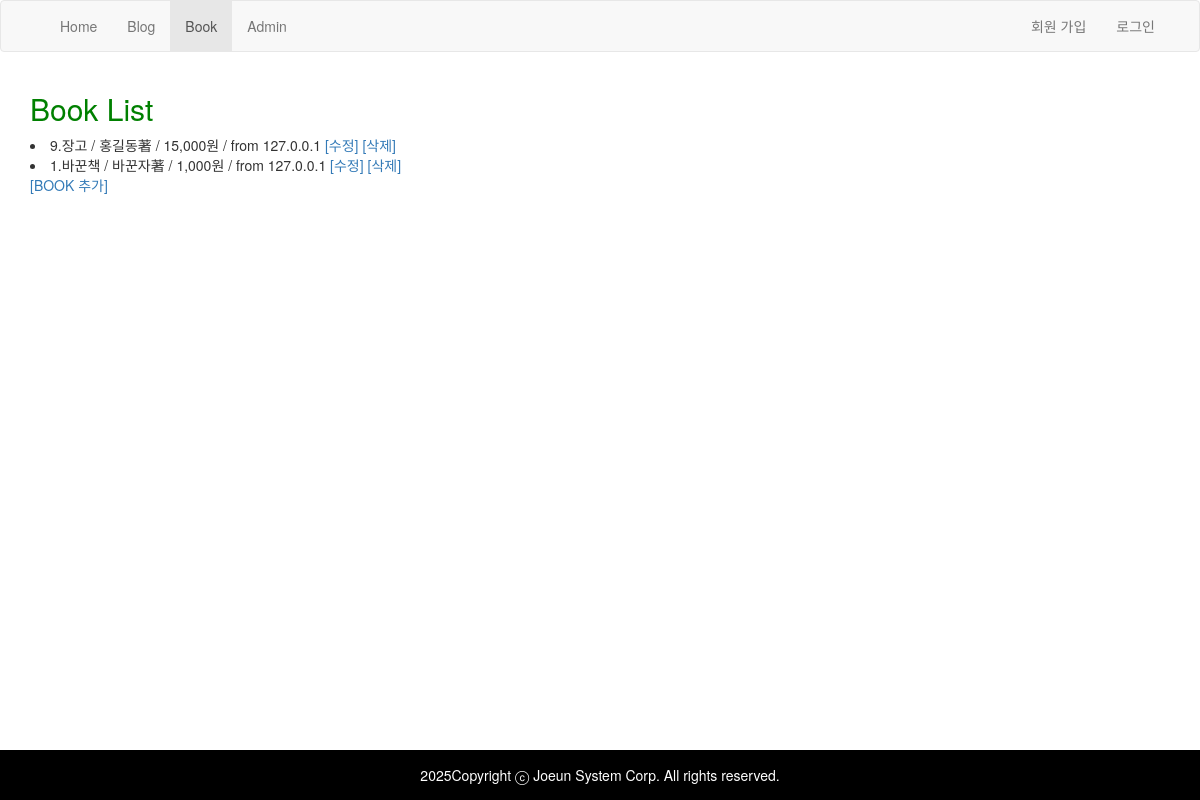
/book/, run on the app's committed database.
### book/models.py (models this page shows, shortened)
class Book(models.Model):
  title  = models.CharField(verbose_name="책제목",
                            max_length=50)
  author = models.CharField(verbose_name="저자",
                    max_length=50,
                    validators=[#min_length_3_validator
                                MinLengthValidator(3) ])
  publisher = models.CharField(verbose_name="출판사",
                max_length=50, blank=True, null=True)
  publication_date = models.DateTimeField(auto_now_add=True)
  sales     = models.IntegerField(verbose_name="판매가",
                                  default=1000,
                                  validators=[MinValueValidator(0),
                                              MaxValueValidator(1000000)])
  ip        = models.GenericIPAddressField(blank=True, null=True)
  class Meta:
    ordering = ['-publication_date']
    unique_together = (('title','author'), )

### book/templates/book/book_list.html (shortened to what this page needs)
{% extends "base.html" %}
{% block content %}
 <h2>Book List</h2>
  {% load humanize %}
  {% for book in book_list %}
    <li>
       {{book.id}}.{{book.title}} / {{book.author}}著 / {{book.sales|intcomma }}원 /
       from {{book.ip}}
        <a href="{% url 'book:edit' book.id %}">[수정]</a>
        <a href="{% url 'book:delete' book.id %}">[삭제]</a>
    </li>
  {% empty %}
     <p>도서 목록이 없습니다</p>
  {% endfor %}
  <a href="{% url 'book:new' %}">[BOOK 추가]</a>
{% endblock  %}

### myproject/static/css/ex.css (style rules this page uses)
h2 { color:green; }

### data on the page
Book: id "9", title "장고", author "홍길동", sales "15,000", ip "127.0.0.1"
Book: id "1", title "바꾼책", author "바꾼자", sales "1,000", ip "127.0.0.1"

### other printed values
{{ year }} "2025"
